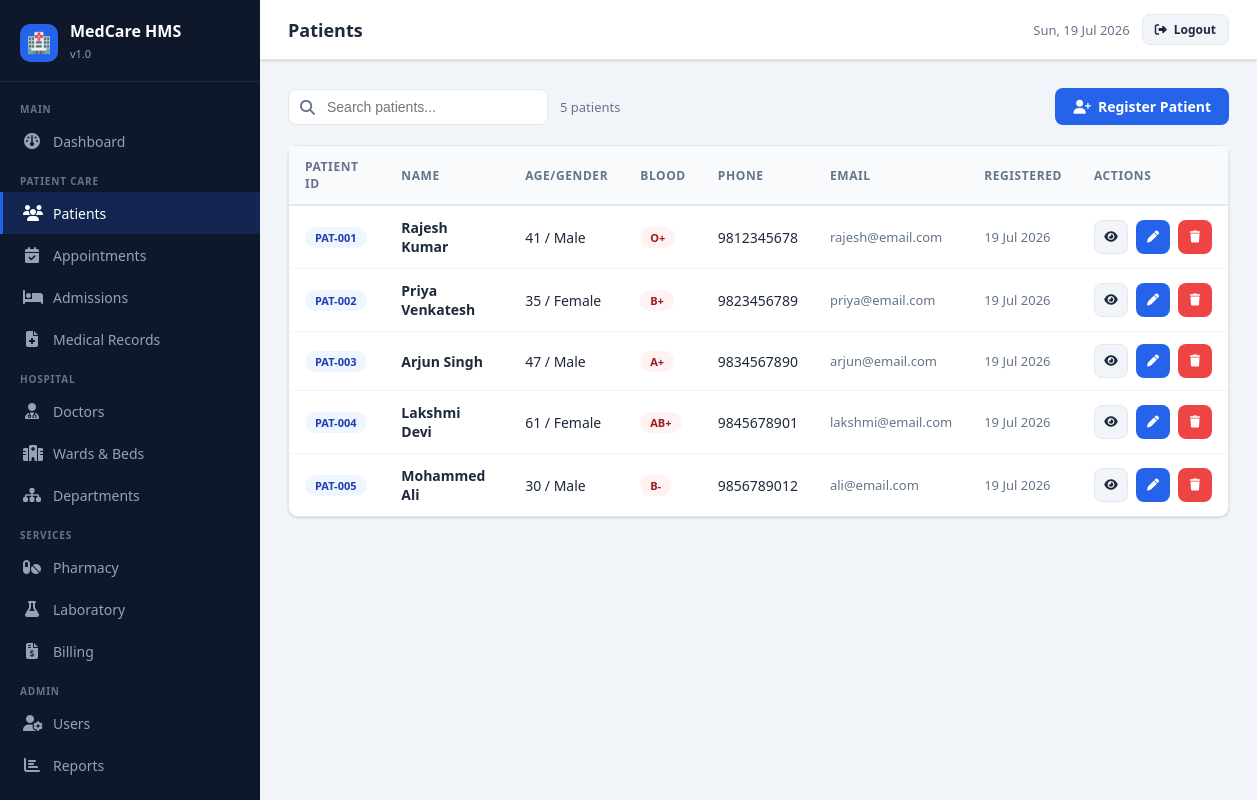
Screenshot of /patients.php (signed in) with the database file from the repository.
### tables this page shows
CREATE TABLE patients (
    id INT AUTO_INCREMENT PRIMARY KEY,
    patient_id VARCHAR(20) UNIQUE NOT NULL,
    full_name VARCHAR(100) NOT NULL,
    dob DATE,
    gender ENUM('Male','Female','Other') NOT NULL,
    blood_group ENUM('A+','A-','B+','B-','AB+','AB-','O+','O-','Unknown') DEFAULT 'Unknown',
    phone VARCHAR(20) NOT NULL,
    email VARCHAR(100),
    address TEXT,
    emergency_contact VARCHAR(100),
    emergency_phone VARCHAR(20),
    allergies TEXT,
    medical_history TEXT,
    insurance_provider VARCHAR(100),
    insurance_number VARCHAR(100),
    registered_at TIMESTAMP DEFAULT CURRENT_TIMESTAMP
);

### includes/auth.php (called while the page is built, shortened)
<?php
function sanitize($data) {
    return htmlspecialchars(strip_tags(trim($data)));
}
?>

### public/patients.php (the view, shortened to what this page needs)
<?php
require_once __DIR__ . '/../includes/header.php';
$db = getDB();
$search = sanitize($_GET['search'] ?? '');
$page = max(1, (int)($_GET['page'] ?? 1));
$per_page = 15;
$offset = ($page - 1) * $per_page;
$where = $search ? "WHERE full_name LIKE ? OR phone LIKE ? OR patient_id LIKE ? OR email LIKE ?" : "";
$params = $search ? ["%$search%","%$search%","%$search%","%$search%"] : [];
$total = $db->prepare("SELECT COUNT(*) FROM patients $where");
$total->execute($params);
$total_rows = $total->fetchColumn();
$stmt = $db->prepare("SELECT * FROM patients $where ORDER BY registered_at DESC LIMIT $per_page OFFSET $offset");
$stmt->execute($params);
$patients = $stmt->fetchAll();
$view_patient = null;
$edit_patient = null;
$action_mode = $_GET['action'] ?? '';
?>
<?php if ($view_patient): ?>
<div class="section-header">
  <div class="flex flex-center gap-3">
    <a href="/patients.php" class="btn btn-secondary btn-sm"><i class="fa fa-arrow-left"></i></a>
    <h2 style="font-size:18px;font-weight:700"><?= htmlspecialchars($view_patient['full_name']) ?></h2>
    <span class="badge badge-primary"><?= $view_patient['patient_id'] ?></span>
    <span class="badge badge-danger"><?= $view_patient['blood_group'] ?></span>
  </div>
  <div class="flex gap-2">
    <a href="/appointments.php?action=add&patient_id=<?= $view_patient['id'] ?>" class="btn btn-success btn-sm"><i class="fa fa-calendar-plus"></i> Book Appointment</a>
    <a href="/patients.php?edit=<?= $view_patient['id'] ?>" class="btn btn-primary btn-sm"><i class="fa fa-pen"></i> Edit</a>
  </div>
</div>
<div class="grid-2" style="gap:20px">
  <div class="card">
    <div class="card-header"><span class="card-title">Personal Information</span></div>
    <div class="card-body">
      <table style="font-size:14px;width:100%">
        <tr><td style="color:var(--text-muted);padding:6px 0;width:40%">Full Name</td><td><strong><?= htmlspecialchars($view_patient['full_name']) ?></strong></td></tr>
        <tr><td style="color:var(--text-muted);padding:6px 0">Date of Birth</td><td><?= $view_patient['dob'] ? date('d M Y', strtotime($view_patient['dob'])) : 'N/A' ?></td></tr>
        <tr><td style="color:var(--text-muted);padding:6px 0">Gender</td><td><?= $view_patient['gender'] ?></td></tr>
        <tr><td style="color:var(--text-muted);padding:6px 0">Blood Group</td><td><span class="badge badge-danger"><?= $view_patient['blood_group'] ?></span></td></tr>
        <tr><td style="color:var(--text-muted);padding:6px 0">Phone</td><td><?= $view_patient['phone'] ?></td></tr>
        <tr><td style="color:var(--text-muted);padding:6px 0">Email</td><td><?= htmlspecialchars($view_patient['email'] ?: 'N/A') ?></td></tr>
        <tr><td style="color:var(--text-muted);padding:6px 0">Address</td><td><?= htmlspecialchars($view_patient['address'] ?: 'N/A') ?></td></tr>
        <tr><td style="color:var(--text-muted);padding:6px 0">Registered</td><td><?= date('d M Y', strtotime($view_patient['registered_at'])) ?></td></tr>
      </table>
    </div>
  </div>
  <div style="display:flex;flex-direction:column;gap:16px">
    <div class="card">
      <div class="card-header"><span class="card-title">Emergency Contact</span></div>
      <div class="card-body">
        <table style="font-size:14px;width:100%">
          <tr><td style="color:var(--text-muted);padding:5px 0;width:40%">Name</td><td><?= htmlspecialchars($view_patient['emergency_contact'] ?: 'N/A') ?></td></tr>
          <tr><td style="color:var(--text-muted);padding:5px 0">Phone</td><td><?= $view_patient['emergency_phone'] ?: 'N/A' ?></td></tr>
        </table>
      </div>
    </div>
    <div class="card">
      <div class="card-header"><span class="card-title">Medical Information</span></div>
      <div class="card-body">
        <div style="margin-bottom:12px"><strong style="font-size:13px">Allergies:</strong><p style="font-size:13px;color:var(--text-muted);margin-top:4px"><?= htmlspecialchars($view_patient['allergies'] ?: 'None') ?></p></div>
        <div><strong style="font-size:13px">Medical History:</strong><p style="font-size:13px;color:var(--text-muted);margin-top:4px"><?= htmlspecialchars($view_patient['medical_history'] ?: 'None') ?></p></div>
      </div>
    </div>
    <?php if ($view_patient['insurance_provider']): ?>
    <div class="card">
      <div class="card-header"><span class="card-title">Insurance</span></div>
      <div class="card-body">
        <table style="font-size:14px;width:100%">
          <tr><td style="color:var(--text-muted);padding:5px 0;width:40%">Provider</td><td><?= htmlspecialchars($view_patient['insurance_provider']) ?></td></tr>
          <tr><td style="color:var(--text-muted);padding:5px 0">Policy No.</td><td><?= htmlspecialchars($view_patient['insurance_number']) ?></td></tr>
        </table>
      </div>
    </div>
    <?php endif; ?>
  </div>
</div>
<div class="card mt-4">
  <div class="card-header"><span class="card-title">Recent Appointments</span></div>
  <div class="card-body" style="padding:0">
    <table><thead><tr><th>Date</th><th>Time</th><th>Doctor</th><th>Type</th><th>Status</th></tr></thead>
    <tbody>
    <?php if (empty($patient_appts)): ?><tr><td colspan="5" style="text-align:center;color:var(--text-muted);padding:20px">No appointments found</td></tr>
    <?php else: foreach($patient_appts as $a): $sc=match($a['status']){'Confirmed'=>'badge-success','Cancelled'=>'badge-danger','Completed'=>'badge-info',default=>'badge-secondary'}; ?>
    <tr>
      <td><?= date('d M Y', strtotime($a['appointment_date'])) ?></td>
      <td><?= date('h:i A', strtotime($a['appointment_time'])) ?></td>
      <td><?= htmlspecialchars($a['doctor_name']) ?></td>
      <td><span class="badge badge-secondary"><?= $a['type'] ?></span></td>
      <td><span class="badge <?= $sc ?>"><?= $a['status'] ?></span></td>
    </tr>
    <?php endforeach; endif; ?></tbody></table>
  </div>
</div>
<?php else: ?>
<div class="section-header">
  <div class="flex flex-center gap-3">
    <div class="search-bar">
      <span class="search-icon"><i class="fa fa-search"></i></span>
      <form method="GET"><input type="text" name="search" class="form-control" placeholder="Search patients..." value="<?= htmlspecialchars($search) ?>"></form>
    </div>
    <span style="color:var(--text-muted);font-size:13px"><?= number_format($total_rows) ?> patients</span>
  </div>
  <a href="/patients.php?action=add" class="btn btn-primary"><i class="fa fa-user-plus"></i> Register Patient</a>
</div>
<div class="card">
  <div class="card-body" style="padding:0">
    <div class="table-container">
      <table>
        <thead><tr><th>Patient ID</th><th>Name</th><th>Age/Gender</th><th>Blood</th><th>Phone</th><th>Email</th><th>Registered</th><th>Actions</th></tr></thead>
        <tbody>
        <?php if (empty($patients)): ?>
          <tr><td colspan="8" style="text-align:center;color:var(--text-muted);padding:40px">No patients found</td></tr>
        <?php else: foreach($patients as $p):
          $age = $p['dob'] ? (int)((time() - strtotime($p['dob'])) / 31557600) : 'N/A';
        ?>
          <tr>
            <td><span class="badge badge-primary"><?= $p['patient_id'] ?></span></td>
            <td><strong><?= htmlspecialchars($p['full_name']) ?></strong></td>
            <td><?= $age ?> / <?= $p['gender'] ?></td>
            <td><span class="badge badge-danger"><?= $p['blood_group'] ?></span></td>
            <td><?= $p['phone'] ?></td>
            <td style="color:var(--text-muted);font-size:13px"><?= htmlspecialchars($p['email'] ?: '—') ?></td>
            <td style="color:var(--text-muted);font-size:13px"><?= date('d M Y', strtotime($p['registered_at'])) ?></td>
            <td>
              <div class="flex gap-2">
                <a href="/patients.php?view=<?= $p['id'] ?>" class="btn btn-secondary btn-sm btn-icon" title="View"><i class="fa fa-eye"></i></a>
                <a href="/patients.php?edit=<?= $p['id'] ?>" class="btn btn-primary btn-sm btn-icon" title="Edit"><i class="fa fa-pen"></i></a>
                <form method="POST" style="display:inline" onsubmit="return confirm('Delete this patient?')">
                  <button type="submit" class="btn btn-danger btn-sm btn-icon" title="Delete"><i class="fa fa-trash"></i></button>
                </form>
              </div>
            </td>
          </tr>
        <?php endforeach; endif; ?>
        </tbody>
      </table>
    </div>
  </div>
</div>
<?php endif; ?>
<?php require_once __DIR__ . '/../includes/footer.php'; ?>

### public/css/style.css (style rules this page uses)
:root { --primary: #2563eb; --primary-dark: #1d4ed8; --primary-light: #eff6ff; --secondary: #0f172a; --accent: #06b6d4; --success: #10b981; --warning: #f59e0b; --danger: #ef4444; --info: #6366f1; --bg: #f1f5f9; --card: #ffffff; --sidebar: #0f172a; --sidebar-hover: #1e293b; --text: #1e293b; --text-muted: #64748b; --border: #e2e8f0; --shadow: 0 1px 3px rgba(0,0,0,.1),0 1px 2px rgba(0,0,0,.06); --shadow-lg: 0 10px 15px -3px rgba(0,0,0,.1),0 4px 6px -2px rgba(0,0,0,.05); --radius: 10px; --font: 'Segoe UI', system-ui, sans-serif; }
* { box-sizing:border-box;margin:0;padding:0 }
body { font-family:var(--font);background:var(--bg);color:var(--text);min-height:100vh }
a { text-decoration:none;color:inherit }
.card { background:var(--card);border-radius:var(--radius);box-shadow:var(--shadow);border:1px solid var(--border) }
.card-body { padding:20px 22px }
.table-container { overflow-x:auto }
table { width:100%;border-collapse:collapse;font-size:14px }
thead th { background:#f8fafc;padding:12px 16px;text-align:left;font-weight:600;font-size:12px;text-transform:uppercase;letter-spacing:.05em;color:var(--text-muted);border-bottom:2px solid var(--border) }
tbody td { padding:12px 16px;border-bottom:1px solid #f1f5f9;vertical-align:middle }
tbody tr:last-child td { border-bottom:none }
.badge { display:inline-flex;align-items:center;padding:3px 10px;border-radius:20px;font-size:11px;font-weight:600;white-space:nowrap }
.badge-danger { background:#fef2f2;color:#991b1b }
.badge-primary { background:#eff6ff;color:#1e40af }
.btn { display:inline-flex;align-items:center;gap:7px;padding:9px 18px;border-radius:8px;font-size:14px;font-weight:600;cursor:pointer;border:none;transition:.15s;white-space:nowrap }
.btn-primary { background:var(--primary);color:#fff }
.btn-danger { background:var(--danger);color:#fff }
.btn-secondary { background:#f1f5f9;color:var(--text);border:1px solid var(--border) }
.btn-sm { padding:6px 12px;font-size:12px }
.btn-icon { width:34px;height:34px;padding:0;justify-content:center }
.form-control,.form-select { width:100%;padding:9px 13px;border:1px solid var(--border);border-radius:8px;font-size:14px;color:var(--text);background:#fff;transition:.15s;outline:none }
.search-bar { position:relative;display:inline-flex;align-items:center }
.search-bar input { padding-left:38px;min-width:260px }
.search-bar .search-icon { position:absolute;left:12px;color:var(--text-muted);font-size:15px }
.section-header { display:flex;align-items:center;justify-content:space-between;margin-bottom:20px }
.flex { display:flex }
.flex-center { align-items:center }
.gap-2 { gap:8px }
.gap-3 { gap:12px }

### rows the page displays
patients: patient "PAT-001", full_name "Rajesh Kumar", dob "41", gender "Male", blood_group "O+", phone "9812345678", email "rajesh@email.com", registered_at "19 Jul 2026"
patients: patient "PAT-002", full_name "Priya Venkatesh", dob "35", gender "Female", blood_group "B+", phone "9823456789", email "priya@email.com", registered_at "19 Jul 2026"
patients: patient "PAT-003", full_name "Arjun Singh", dob "47", gender "Male", blood_group "A+", phone "9834567890", email "arjun@email.com", registered_at "19 Jul 2026"
patients: patient "PAT-004", full_name "Lakshmi Devi", dob "61", gender "Female", blood_group "AB+", phone "9845678901", email "lakshmi@email.com", registered_at "19 Jul 2026"
patients: patient "PAT-005", full_name "Mohammed Ali", dob "30", gender "Male", blood_group "B-", phone "9856789012", email "ali@email.com", registered_at "19 Jul 2026"

### other values shown
$page_title "Patients"
$total_rows "5"
